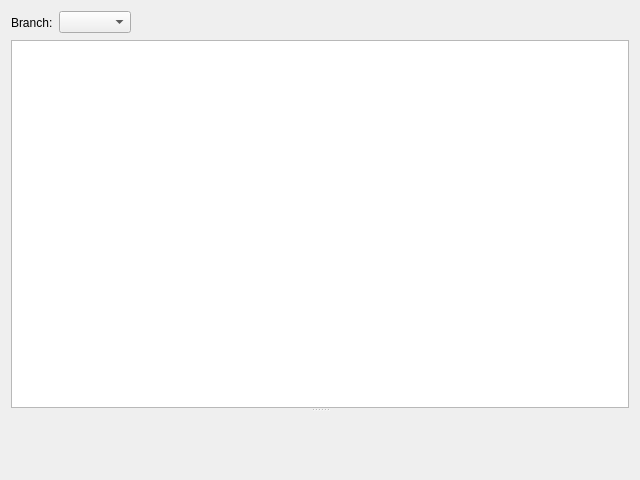
<?xml version="1.0" encoding="UTF-8"?>
<ui version="4.0">
 <class>HistoryWidget</class>
 <widget class="QWidget" name="HistoryWidget">
  <property name="geometry">
   <rect>
    <x>0</x>
    <y>0</y>
    <width>640</width>
    <height>480</height>
   </rect>
  </property>
  <property name="windowTitle">
   <string>Form</string>
  </property>
  <layout class="QGridLayout" name="gridLayout">
   <item row="0" column="0">
    <widget class="QLabel" name="label">
     <property name="text">
      <string>Branch:</string>
     </property>
    </widget>
   </item>
   <item row="0" column="1">
    <widget class="KComboBox" name="branchComboBox"/>
   </item>
   <item row="0" column="2">
    <spacer name="horizontalSpacer">
     <property name="orientation">
      <enum>Qt::Horizontal</enum>
     </property>
     <property name="sizeHint" stdset="0">
      <size>
       <width>499</width>
       <height>23</height>
      </size>
     </property>
    </spacer>
   </item>
   <item row="1" column="0" colspan="3">
    <widget class="QSplitter" name="splitter">
     <property name="orientation">
      <enum>Qt::Vertical</enum>
     </property>
     <widget class="QTreeView" name="historyView">
      <property name="alternatingRowColors">
       <bool>true</bool>
      </property>
      <property name="rootIsDecorated">
       <bool>false</bool>
      </property>
      <property name="itemsExpandable">
       <bool>false</bool>
      </property>
     </widget>
     <widget class="QWidget" name="commitWidget" native="true"/>
    </widget>
   </item>
  </layout>
 </widget>
 <customwidgets>
  <customwidget>
   <class>KComboBox</class>
   <extends>QComboBox</extends>
   <header>kcombobox.h</header>
  </customwidget>
 </customwidgets>
 <resources/>
 <connections/>
</ui>
